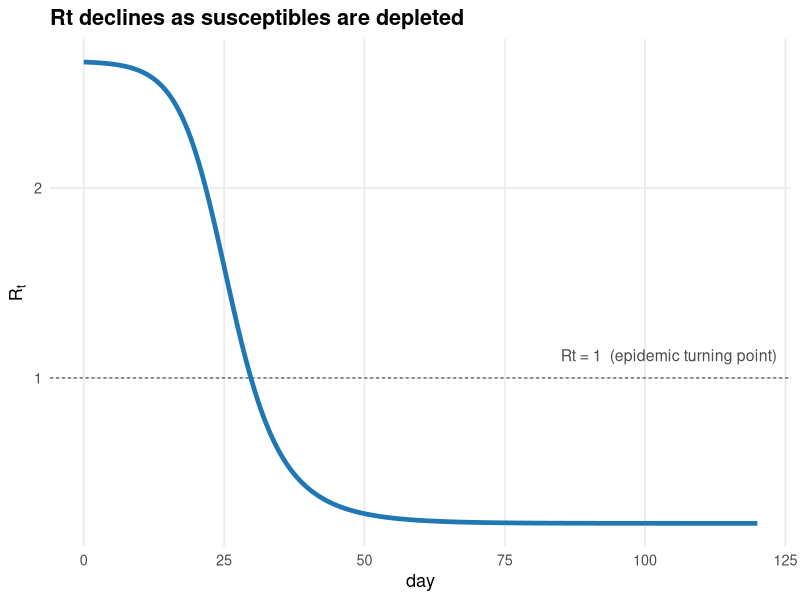
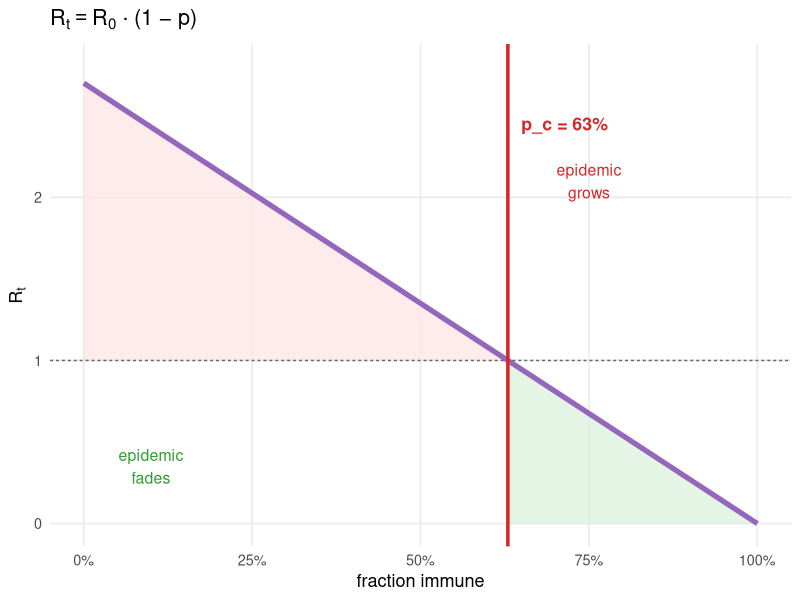
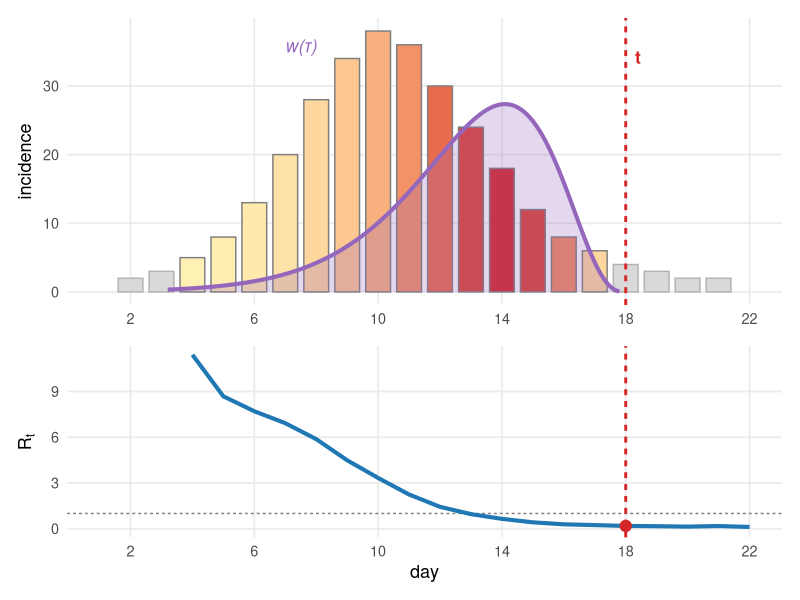
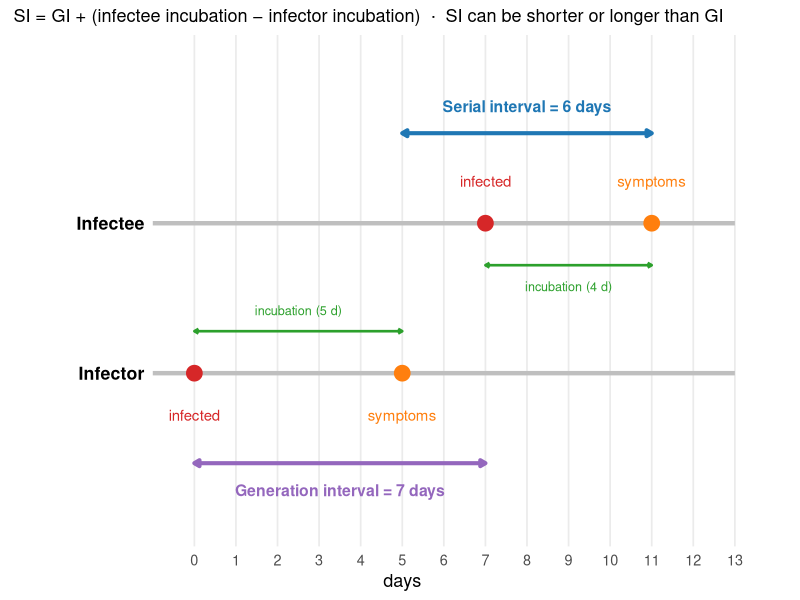
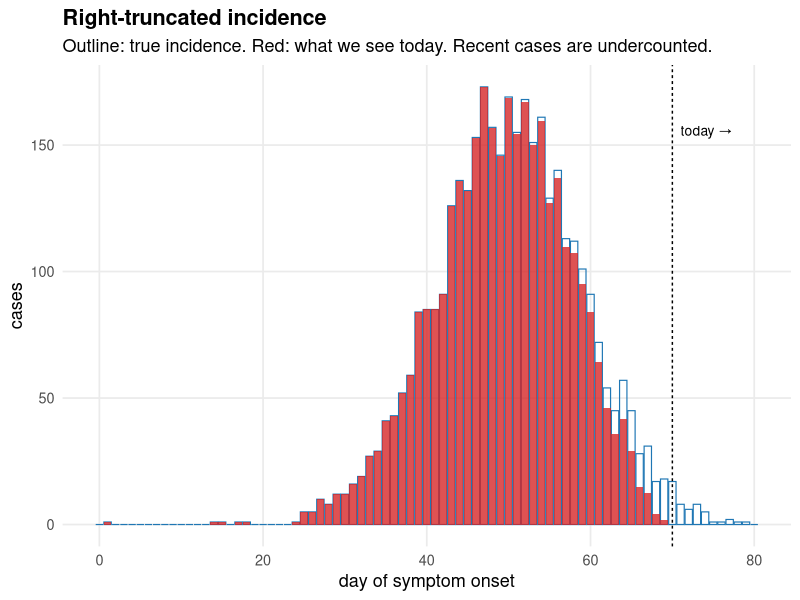
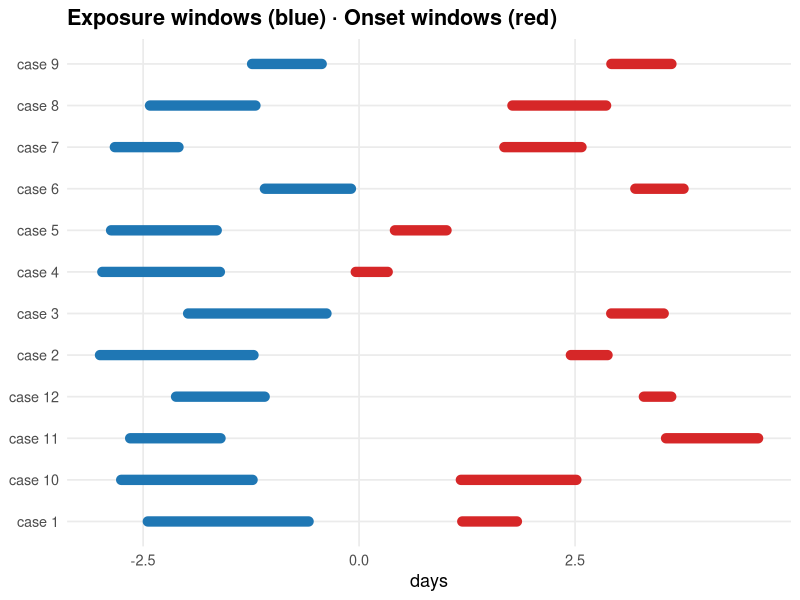
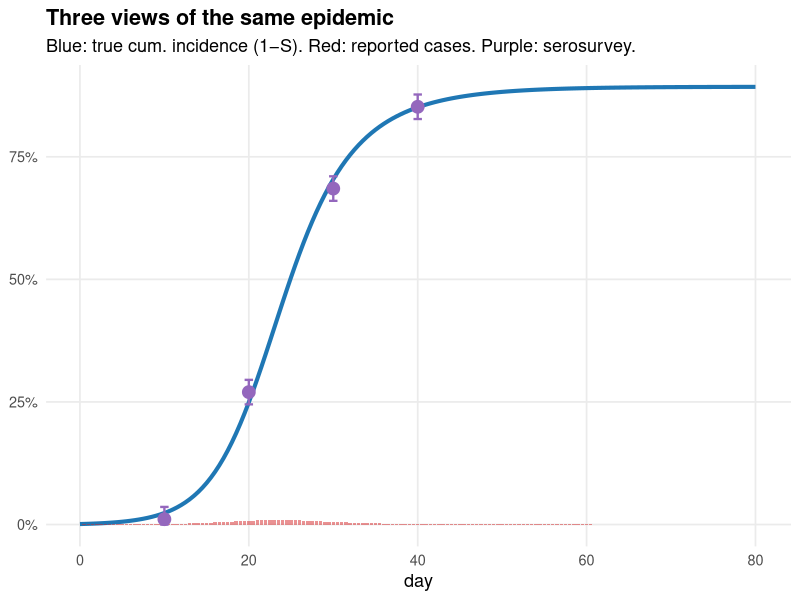
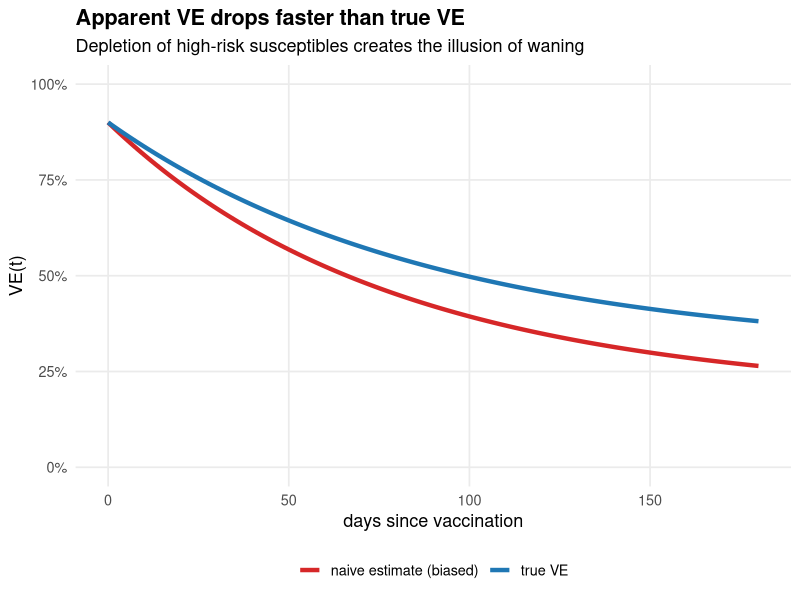

Recreate these plots in R, in order.
## ---- chunk 1
#| include: false
suppressPackageStartupMessages({
  library(ggplot2)
  library(dplyr)
  library(tidyr)
  library(deSolve)
  library(patchwork)
})
theme_set(theme_minimal(base_size = 13) +
  theme(panel.grid.minor = element_blank(),
        plot.title = element_text(face = "bold")))
pal <- c(S = "#1f77b4", E = "#9467bd", I = "#d62728", R = "#2ca02c", D = "#7f7f7f")
sir <- function(t, y, p) {
  with(as.list(c(y, p)), {
    dS <- -beta * S * I / N
    dI <-  beta * S * I / N - gamma * I
    dR <-  gamma * I
    list(c(dS, dI, dR))
  })
}
## ---- chunk 2
#| fig-height: 4.2
out <- as.data.frame(ode(c(S = 0.999, I = 0.001, R = 0),
                         seq(0, 120, 0.5), sir,
                         parms = c(beta = 0.4, gamma = 0.15, N = 1)))
out$Rt <- (0.4 / 0.15) * out$S
ggplot(out, aes(time, Rt)) +
  geom_hline(yintercept = 1, linetype = "22", colour = "grey40") +
  geom_line(linewidth = 1.6, colour = "#1f77b4") +
  annotate("text", x = 85, y = 1.12, label = "Rt = 1  (epidemic turning point)",
           colour = "grey30", size = 4, hjust = 0) +
  labs(x = "day", y = expression(R[t]),
       title = "Rt declines as susceptibles are depleted")
## ---- chunk 3
#| fig-height: 4.0
R0 <- 2.7
pc <- 1 - 1 / R0
p  <- seq(0, 1, 0.005)
df <- tibble(p, Rt = R0 * (1 - p))
ggplot(df, aes(p, Rt)) +
  geom_ribbon(data = filter(df, p <= pc),
              aes(ymin = 1, ymax = Rt), fill = "#fde2e2", alpha = 0.7) +
  geom_ribbon(data = filter(df, p >= pc),
              aes(ymin = 0, ymax = pmin(Rt, 1)), fill = "#d9f1d9", alpha = 0.7) +
  geom_line(linewidth = 1.8, colour = "#9467bd") +
  geom_hline(yintercept = 1, linetype = "22", colour = "grey40") +
  geom_vline(xintercept = pc, colour = "#d62728", linewidth = 1.2) +
  annotate("text", x = pc + 0.02, y = 2.45,
           label = sprintf("p_c = %.0f%%", pc * 100),
           colour = "#d62728", hjust = 0, size = 4.5, fontface = "bold") +
  annotate("text", x = 0.1,  y = 0.35, label = "epidemic\nfades",  colour = "#2ca02c", size = 4) +
  annotate("text", x = 0.75, y = 2.1,  label = "epidemic\ngrows",  colour = "#d62728", size = 4) +
  scale_x_continuous(labels = scales::percent, limits = c(0, 1)) +
  scale_y_continuous(limits = c(0, 2.8)) +
  labs(x = "fraction immune", y = expression(R[t]),
       title = expression(R[t] == R[0] * " · (1 − p)"))
## ---- chunk 4
#| fig-height: 4.8
set.seed(42)
days  <- 1:22
cases <- c(1,2,3,5,8,13,20,28,34,38,36,30,24,18,12,8,6,4,3,2,2,1)
t_now <- 18
tau_max <- 15
gi <- function(tau) dgamma(tau, shape = 4, rate = 4/5.2)

df <- tibble(day = days, cases = cases) |>
  mutate(tau = t_now - day,
         w   = ifelse(tau > 0, gi(tau), 0),
         in_window = tau > 0 & tau < tau_max)
w_sum <- sum(df$w[df$in_window])
df    <- mutate(df, w_norm = w / w_sum)

tau_s <- seq(0.2, tau_max - 0.2, 0.1)
gi_df <- tibble(tau = tau_s, day = t_now - tau_s, dens = gi(tau_s))
sc    <- max(cases) * 0.72 / max(gi_df$dens)
gi_df <- mutate(gi_df, dens_sc = dens * sc)

# Rt via renewal equation
Rt_est <- rep(NA_real_, length(days))
for (i in seq_along(days)) {
  t    <- days[i]
  lags <- seq_len(min(t - 1L, tau_max))
  if (length(lags) == 0L) next
  denom <- sum(cases[t - lags] * gi(lags))
  if (denom > 0) Rt_est[i] <- cases[t] / denom
}
rt_df <- tibble(day = days, Rt = Rt_est) |> filter(!is.na(Rt), day > 3)

# Top: incidence + GI curve
p_inc <- ggplot() +
  geom_col(data = filter(df, !in_window),
           aes(day, cases), fill = "grey85", colour = "grey70", width = 0.8) +
  geom_col(data = filter(df, in_window),
           aes(day, cases, fill = w_norm), colour = "grey50", width = 0.8) +
  scale_fill_gradient(low = "#fff0b3", high = "#d62728", guide = "none") +
  geom_ribbon(data = gi_df, aes(day, ymin = 0, ymax = dens_sc),
              fill = "#9467bd", alpha = 0.25) +
  geom_line(data = gi_df, aes(day, dens_sc), colour = "#9467bd", linewidth = 1.4) +
  geom_vline(xintercept = t_now, colour = "#d62728", linewidth = 1, linetype = "22") +
  annotate("text", x = t_now + 0.3, y = max(cases) * 0.9,
           label = "t", colour = "#d62728", hjust = 0, fontface = "bold", size = 4.5) +
  annotate("text", x = 7.5, y = sc * gi(5.5) * 1.6,
           label = "w(τ)", colour = "#9467bd", size = 4.5, fontface = "italic") +
  scale_x_continuous(breaks = seq(2, 22, 4), limits = c(1, 22)) +
  labs(x = NULL, y = "incidence")

# Bottom: Rt
p_rt <- ggplot(rt_df, aes(day, Rt)) +
  geom_hline(yintercept = 1, linetype = "22", colour = "grey50") +
  geom_line(colour = "#1f77b4", linewidth = 1.4) +
  geom_point(data = filter(rt_df, day == t_now),
             colour = "#d62728", size = 3.5) +
  geom_vline(xintercept = t_now, colour = "#d62728", linewidth = 1, linetype = "22") +
  scale_x_continuous(breaks = seq(2, 22, 4), limits = c(1, 22)) +
  scale_y_continuous(limits = c(0, NA)) +
  labs(x = "day", y = expression(R[t]))

p_inc / p_rt + plot_layout(heights = c(3, 2))
## ---- chunk 5
#| fig-height: 4.2
# Example timeline: infector (A) and infectee (B)
t_A <- 0;  inc_A <- 5;  s_A <- t_A + inc_A   # infected day 0, symptoms day 5
t_B <- 7;  inc_B <- 4;  s_B <- t_B + inc_B   # infected day 7, symptoms day 11
GI_val <- t_B - t_A   # 7
SI_val <- s_B - s_A   # 6

col_inf <- "#d62728"; col_sym <- "#ff7f0e"
col_gi  <- "#9467bd"; col_si  <- "#1f77b4"; col_inc <- "#2ca02c"

ggplot() +
  # Timeline bars
  geom_segment(aes(x = -1, xend = 13, y = 1, yend = 1), colour = "grey75", linewidth = 1.5) +
  geom_segment(aes(x = -1, xend = 13, y = 2, yend = 2), colour = "grey75", linewidth = 1.5) +
  # Event dots
  geom_point(aes(x = c(t_A, s_A), y = c(1, 1), colour = c("infected", "symptoms")),
             size = 5, show.legend = FALSE) +
  geom_point(aes(x = c(t_B, s_B), y = c(2, 2), colour = c("infected", "symptoms")),
             size = 5, show.legend = FALSE) +
  scale_colour_manual(values = c(infected = col_inf, symptoms = col_sym)) +
  # Event labels
  annotate("text", x = c(t_A, s_A), y = 0.72,
           label = c("infected", "symptoms"), colour = c(col_inf, col_sym),
           size = 3.8, hjust = 0.5) +
  annotate("text", x = c(t_B, s_B), y = 2.28,
           label = c("infected", "symptoms"), colour = c(col_inf, col_sym),
           size = 3.8, hjust = 0.5) +
  # Incubation brackets
  annotate("segment", x = t_A, xend = s_A, y = 1.28, yend = 1.28,
           colour = col_inc, linewidth = 0.9,
           arrow = arrow(ends = "both", length = unit(0.12, "cm"))) +
  annotate("text", x = (t_A + s_A)/2, y = 1.42,
           label = sprintf("incubation (%d d)", inc_A),
           colour = col_inc, size = 3.2, hjust = 0.5) +
  annotate("segment", x = t_B, xend = s_B, y = 1.72, yend = 1.72,
           colour = col_inc, linewidth = 0.9,
           arrow = arrow(ends = "both", length = unit(0.12, "cm"))) +
  annotate("text", x = (t_B + s_B)/2, y = 1.58,
           label = sprintf("incubation (%d d)", inc_B),
           colour = col_inc, size = 3.2, hjust = 0.5) +
  # GI bracket
  annotate("segment", x = t_A, xend = t_B, y = 0.40, yend = 0.40,
           colour = col_gi, linewidth = 1.4,
           arrow = arrow(ends = "both", length = unit(0.15, "cm"), type = "closed")) +
  annotate("text", x = (t_A + t_B)/2, y = 0.22,
           label = sprintf("Generation interval = %d days", GI_val),
           colour = col_gi, size = 4, fontface = "bold") +
  # SI bracket
  annotate("segment", x = s_A, xend = s_B, y = 2.60, yend = 2.60,
           colour = col_si, linewidth = 1.4,
           arrow = arrow(ends = "both", length = unit(0.15, "cm"), type = "closed")) +
  annotate("text", x = (s_A + s_B)/2, y = 2.78,
           label = sprintf("Serial interval = %d days", SI_val),
           colour = col_si, size = 4, fontface = "bold") +
  # Person labels
  annotate("text", x = -1.2, y = c(1, 2),
           label = c("Infector", "Infectee"),
           hjust = 1, size = 4.5, fontface = "bold") +
  scale_x_continuous(breaks = 0:13, limits = c(-3.5, 13.5)) +
  scale_y_continuous(limits = c(0, 3.1)) +
  labs(x = "days", y = NULL,
       subtitle = "SI = GI + (infectee incubation − infector incubation)  ·  SI can be shorter or longer than GI") +
  theme(axis.text.y = element_blank(), axis.ticks.y = element_blank(),
        panel.grid.major.y = element_blank(), panel.grid.minor = element_blank(),
        panel.grid.major.x = element_line(colour = "grey92"))
## ---- chunk 6
set.seed(3)
days <- 0:80
mu <- 160 * dnorm(days, 50, 9) / max(dnorm(days, 50, 9))
true_inc <- rpois(length(days), pmax(mu, 0.4))
delay_pmf <- dgamma(0:30, shape = 2, rate = 0.4)
delay_pmf <- delay_pmf / sum(delay_pmf)
today <- 70
reported <- rep(0, length(days))
for (d in seq_along(days)) {
  for (k in 0:30) {
    if (days[d] + k <= today)
      reported[d] <- reported[d] + true_inc[d] * delay_pmf[k+1]
  }
}
df <- tibble(day = days, `true incidence` = true_inc, `reported by today` = reported) |>
  pivot_longer(-day)
ggplot(df, aes(day, value, fill = name)) +
  geom_col(data = filter(df, name == "true incidence"),
           fill = NA, colour = "#1f77b4", linewidth = 0.4) +
  geom_col(data = filter(df, name == "reported by today"),
           fill = "#d62728", alpha = 0.8) +
  geom_vline(xintercept = today, linetype = "22") +
  annotate("text", x = today + 1, y = max(true_inc) * 0.9,
           label = "today →", hjust = 0, size = 3.5) +
  labs(x = "day of symptom onset", y = "cases",
       title = "Right-truncated incidence",
       subtitle = "Outline: true incidence. Red: what we see today. Recent cases are undercounted.")
## ---- chunk 7
set.seed(11)
n <- 12
df <- tibble(
  case = factor(paste("case", seq_len(n))),
  EL = runif(n, -3, -1), ER = EL + runif(n, 0.5, 2),
  OL = ER + runif(n, 1.5, 6), OR = OL + runif(n, 0.3, 1.5)
)
ggplot(df) +
  geom_segment(aes(x = EL, xend = ER, y = case, yend = case),
               colour = "#1f77b4", linewidth = 3.5, lineend = "round") +
  geom_segment(aes(x = OL, xend = OR, y = case, yend = case),
               colour = "#d62728", linewidth = 3.5, lineend = "round") +
  labs(x = "days", y = NULL,
       title = "Exposure windows (blue) · Onset windows (red)")
## ---- chunk 8
set.seed(5)
out_sero <- as.data.frame(ode(c(S = 0.999, I = 0.001, R = 0),
                              seq(0, 80, 0.5), sir,
                              parms = c(beta = 0.45, gamma = 0.18, N = 1)))
out_sero$cum_inc <- 1 - out_sero$S
sample_t <- c(10, 20, 30, 40)
samp <- tibble(t = sample_t,
               true = approx(out_sero$time, out_sero$cum_inc, sample_t)$y) |>
  mutate(observed = pmin(1, pmax(0, true + rnorm(n(), 0, 0.015))))
new_inf <- c(NA, -diff(out_sero$S)) * 0.35  # 35% ascertainment
out_sero$reported <- new_inf
ggplot() +
  geom_line(data = out_sero, aes(time, cum_inc), colour = "#1f77b4", linewidth = 1.4) +
  geom_col(data = out_sero[!is.na(out_sero$reported),],
           aes(time, pmax(0, reported)), fill = "#d62728", alpha = 0.5, width = 0.4) +
  geom_point(data = samp, aes(t, observed), size = 4, colour = "#9467bd") +
  geom_errorbar(data = samp,
                aes(x = t, ymin = pmax(0, observed - 0.025), ymax = pmin(1, observed + 0.025)),
                width = 1, colour = "#9467bd", linewidth = 0.8) +
  scale_y_continuous(labels = scales::percent, limits = c(0, NA)) +
  labs(x = "day", y = NULL,
       title = "Three views of the same epidemic",
       subtitle = "Blue: true cum. incidence (1−S). Red: reported cases. Purple: serosurvey.")
## ---- chunk 9
t <- seq(0, 180, 1)
true_VE  <- 0.3 + 0.6 * exp(-t / 90)
naive_VE <- true_VE - 0.12 * (1 - exp(-t / 50))
tibble(t, `true VE` = true_VE, `naive estimate (biased)` = naive_VE) |>
  pivot_longer(-t) |>
  ggplot(aes(t, value, colour = name)) +
  geom_line(linewidth = 1.5) +
  scale_colour_manual(values = c(`true VE` = "#1f77b4",
                                 `naive estimate (biased)` = "#d62728")) +
  scale_y_continuous(limits = c(0, 1), labels = scales::percent) +
  labs(x = "days since vaccination", y = "VE(t)", colour = NULL,
       title = "Apparent VE drops faster than true VE",
       subtitle = "Depletion of high-risk susceptibles creates the illusion of waning") +
  theme(legend.position = "bottom")
## ---- chunk 10
set.seed(8)
weeks <- 1:60
baseline <- 1000 + 20 * sin(2 * pi * weeks / 52)
epi_signal <- 700 * dnorm(weeks, 35, 5) / max(dnorm(weeks, 35, 5))
observed <- baseline + epi_signal + rnorm(length(weeks), 0, 25)
tibble(week = weeks, baseline, observed) |>
  ggplot(aes(week)) +
  geom_ribbon(aes(ymin = baseline, ymax = observed), fill = "#fff2cc", alpha = 0.9) +
  geom_line(aes(y = observed), colour = "#d62728", linewidth = 1.4) +
  geom_line(aes(y = baseline), colour = "#1f77b4", linewidth = 1.4, linetype = "22") +
  annotate("text", x = 35, y = 1500, label = "excess", colour = "#5a4500",
           size = 4.5, fontface = "bold") +
  labs(x = "week", y = "weekly deaths",
       title = "Excess mortality = area between curves",
       subtitle = "Blue dashed: expected baseline. Red: observed.")
